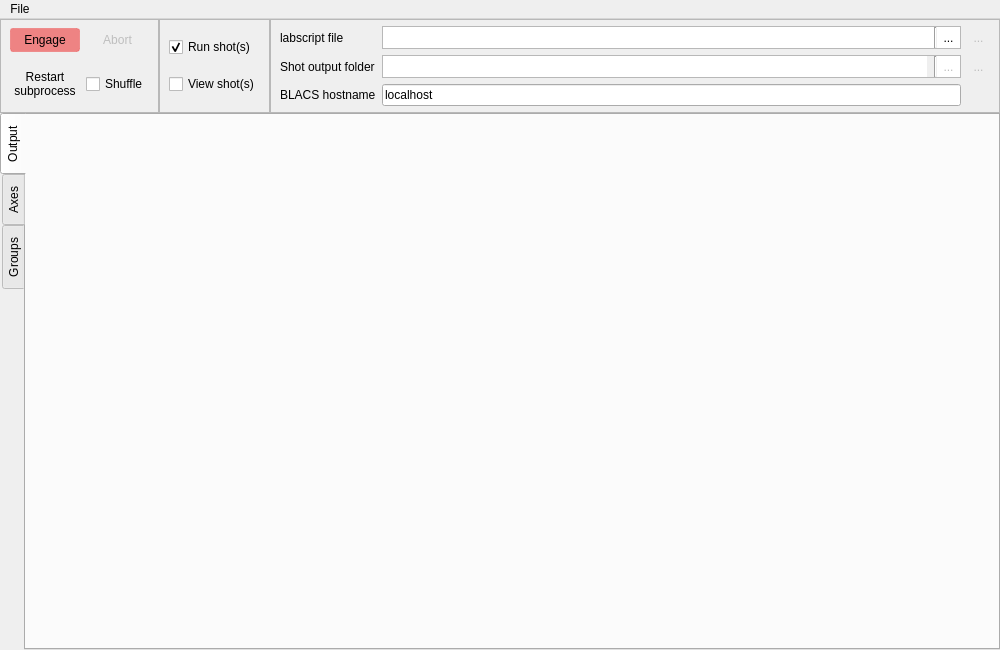
<?xml version="1.0" encoding="UTF-8"?>
<ui version="4.0">
 <class>MainWindow</class>
 <widget class="QMainWindow" name="MainWindow">
  <property name="geometry">
   <rect>
    <x>0</x>
    <y>0</y>
    <width>1000</width>
    <height>650</height>
   </rect>
  </property>
  <property name="windowTitle">
   <string>runmanager - the labscript suite</string>
  </property>
  <property name="windowIcon">
   <iconset>
    <normaloff>:/qtutils/custom/runmanager.png</normaloff>:/qtutils/custom/runmanager.png</iconset>
  </property>
  <property name="styleSheet">
   <string notr="true"/>
  </property>
  <property name="unifiedTitleAndToolBarOnMac">
   <bool>false</bool>
  </property>
  <widget class="QWidget" name="centralwidget">
   <property name="styleSheet">
    <string notr="true">QPushButton {
     border: none;
     padding: 4px;
 }

QPushButton:hover {
     background-color: qlineargradient(x1: 0, y1: 0, x2: 0, y2: 1,
                                       stop: 0 #f6f7fa, stop: 1 #dadbde);
     border: 1px solid #8f8f91;
     border-radius: 3px;
 }

 QPushButton:pressed {
     background-color: qlineargradient(x1: 0, y1: 0, x2: 0, y2: 1,
                                       stop: 0 #dadbde, stop: 1 #f6f7fa);
     border: 1px solid #8f8f91;
     border-radius: 3px;
 }

QPushButton:checked {
     background-color: #dadbde;
     border: 1px solid #8f8f91;
     border-radius: 3px;
 }

QPushButton:hover:checked {
     background-color: qlineargradient(x1: 0, y1: 0, x2: 0, y2: 1,
                                       stop: 0 #dadbde, stop: 1 #f6f7fa);
     border: 1px solid #8f8f91;
     border-radius: 3px;
 }

QToolButton {
     border: none;
     padding: 2px;
 }

QToolButton:hover {
     background-color: qlineargradient(x1: 0, y1: 0, x2: 0, y2: 1,
                                       stop: 0 #f6f7fa, stop: 1 #dadbde);
     border: 1px solid #8f8f91;
     border-radius: 3px;
 }

 QToolButton:pressed {
     background-color: qlineargradient(x1: 0, y1: 0, x2: 0, y2: 1,
                                       stop: 0 #dadbde, stop: 1 #f6f7fa);
     border: 1px solid #8f8f91;
     border-radius: 3px;
 }

QToolButton:checked {
     background-color: #dadbde;
     border: 1px solid #8f8f91;
     border-radius: 3px;
 }

QToolButton:hover:checked {
     background-color: qlineargradient(x1: 0, y1: 0, x2: 0, y2: 1,
                                       stop: 0 #dadbde, stop: 1 #f6f7fa);
     border: 1px solid #8f8f91;
     border-radius: 3px;
 }
</string>
   </property>
   <layout class="QVBoxLayout" name="verticalLayout">
    <property name="spacing">
     <number>0</number>
    </property>
    <property name="margin">
     <number>0</number>
    </property>
    <item>
     <layout class="QHBoxLayout" name="horizontalLayout_3">
      <property name="spacing">
       <number>0</number>
      </property>
      <property name="sizeConstraint">
       <enum>QLayout::SetDefaultConstraint</enum>
      </property>
      <item>
       <widget class="QFrame" name="frame">
        <property name="styleSheet">
         <string notr="true"/>
        </property>
        <property name="frameShape">
         <enum>QFrame::StyledPanel</enum>
        </property>
        <layout class="QGridLayout" name="gridLayout">
         <property name="topMargin">
          <number>0</number>
         </property>
         <property name="bottomMargin">
          <number>0</number>
         </property>
         <item row="0" column="1">
          <widget class="QPushButton" name="pushButton_abort">
           <property name="enabled">
            <bool>false</bool>
           </property>
           <property name="focusPolicy">
            <enum>Qt::NoFocus</enum>
           </property>
           <property name="toolTip">
            <string>Stop compiling shots after the current shot is compiled.
 To interrupt a compilation mid-shot, use the 'Restart subprocess' button</string>
           </property>
           <property name="text">
            <string>Abort</string>
           </property>
           <property name="icon">
            <iconset>
             <normaloff>:/qtutils/fugue/cross-octagon.png</normaloff>:/qtutils/fugue/cross-octagon.png</iconset>
           </property>
          </widget>
         </item>
         <item row="0" column="0">
          <widget class="QPushButton" name="pushButton_engage">
           <property name="enabled">
            <bool>true</bool>
           </property>
           <property name="focusPolicy">
            <enum>Qt::NoFocus</enum>
           </property>
           <property name="toolTip">
            <string>&lt;html&gt;&lt;head/&gt;&lt;body&gt;&lt;p&gt;Compile pending shots, submit them to BLACS if &quot;run shots&quot; is checked, and send them to runviewer if &quot;view shots&quot; is checked.&lt;/p&gt;&lt;/body&gt;&lt;/html&gt;</string>
           </property>
           <property name="autoFillBackground">
            <bool>false</bool>
           </property>
           <property name="styleSheet">
            <string notr="true">QPushButton {
	 background-color: rgba(238,96,96,192);
     border: 1px solid rgba(238,96,96,128);
	  border-radius: 3px;
     padding: 4px;
 }

QPushButton:hover {
     background-color: qlineargradient(x1: 0, y1: 0, x2: 0, y2: 1,
                                       stop: 0 #ff7878, stop: 1 #dd4848);
     border: None;
	 border-radius: 3px;
 }

 QPushButton:pressed {
     background-color: qlineargradient(x1: 0, y1: 0, x2: 0, y2: 1,
                                       stop: 0 #dd4848, stop: 1 #ff7878);
     border: 1px solid #8f8f91;
     border-radius: 3px;
 }</string>
           </property>
           <property name="text">
            <string>Engage</string>
           </property>
           <property name="icon">
            <iconset>
             <normaloff>:/qtutils/fugue/control.png</normaloff>:/qtutils/fugue/control.png</iconset>
           </property>
           <property name="autoDefault">
            <bool>false</bool>
           </property>
           <property name="flat">
            <bool>false</bool>
           </property>
          </widget>
         </item>
         <item row="1" column="0">
          <widget class="QPushButton" name="pushButton_restart_subprocess">
           <property name="focusPolicy">
            <enum>Qt::NoFocus</enum>
           </property>
           <property name="toolTip">
            <string>&lt;html&gt;&lt;head/&gt;&lt;body&gt;&lt;p&gt;Forcefully restart the compilation subprocess, stopping any compilation in process.&lt;/p&gt;&lt;p&gt;This can be useful if the child process is misbehaving for any reason.&lt;/p&gt;&lt;/body&gt;&lt;/html&gt;</string>
           </property>
           <property name="text">
            <string>Restart
subprocess</string>
           </property>
           <property name="icon">
            <iconset>
             <normaloff>:/qtutils/fugue/arrow-circle-135-left.png</normaloff>:/qtutils/fugue/arrow-circle-135-left.png</iconset>
           </property>
          </widget>
         </item>
         <item row="1" column="1">
          <widget class="QCheckBox" name="pushButton_shuffle">
           <property name="focusPolicy">
            <enum>Qt::NoFocus</enum>
           </property>
           <property name="toolTip">
            <string>&lt;html&gt;&lt;head/&gt;&lt;body&gt;&lt;p&gt;Send compiled shots to BLACS in a random order, to prevent scanned parameters correlating with temporal drifts.&lt;/p&gt;&lt;/body&gt;&lt;/html&gt;</string>
           </property>
           <property name="text">
            <string>Shuffle</string>
           </property>
           <property name="icon">
            <iconset>
             <normaloff>:/qtutils/fugue/arrow-switch.png</normaloff>:/qtutils/fugue/arrow-switch.png</iconset>
           </property>
           <property name="checkable">
            <bool>true</bool>
           </property>
           <property name="tristate">
            <bool>false</bool>
           </property>
          </widget>
         </item>
        </layout>
       </widget>
      </item>
      <item>
       <widget class="QFrame" name="frame">
        <property name="sizePolicy">
         <sizepolicy hsizetype="Minimum" vsizetype="Preferred">
          <horstretch>0</horstretch>
          <verstretch>0</verstretch>
         </sizepolicy>
        </property>
        <property name="frameShape">
         <enum>QFrame::StyledPanel</enum>
        </property>
        <layout class="QVBoxLayout" name="verticalLayout_2">
         <property name="spacing">
          <number>9</number>
         </property>
         <property name="sizeConstraint">
          <enum>QLayout::SetDefaultConstraint</enum>
         </property>
         <item>
          <widget class="QCheckBox" name="checkBox_run_shots">
           <property name="toolTip">
            <string>Send the shot files to BLACS after compilation</string>
           </property>
           <property name="text">
            <string>Run shot(s)</string>
           </property>
           <property name="checked">
            <bool>true</bool>
           </property>
          </widget>
         </item>
         <item>
          <widget class="QCheckBox" name="checkBox_view_shots">
           <property name="toolTip">
            <string>Open the shot files in runviewer after compilation</string>
           </property>
           <property name="text">
            <string>View shot(s)</string>
           </property>
          </widget>
         </item>
        </layout>
       </widget>
      </item>
      <item>
       <widget class="QFrame" name="frame">
        <property name="sizePolicy">
         <sizepolicy hsizetype="Expanding" vsizetype="Preferred">
          <horstretch>1</horstretch>
          <verstretch>0</verstretch>
         </sizepolicy>
        </property>
        <property name="frameShape">
         <enum>QFrame::StyledPanel</enum>
        </property>
        <property name="frameShadow">
         <enum>QFrame::Plain</enum>
        </property>
        <layout class="QGridLayout" name="gridLayout_3">
         <property name="sizeConstraint">
          <enum>QLayout::SetDefaultConstraint</enum>
         </property>
         <property name="leftMargin">
          <number>9</number>
         </property>
         <property name="topMargin">
          <number>6</number>
         </property>
         <property name="bottomMargin">
          <number>6</number>
         </property>
         <item row="2" column="1">
          <widget class="QLineEdit" name="lineEdit_BLACS_hostname">
           <property name="toolTip">
            <string>&lt;html&gt;&lt;head/&gt;&lt;body&gt;&lt;p&gt;The host computer running BLACS.&lt;/p&gt;&lt;/body&gt;&lt;/html&gt;</string>
           </property>
           <property name="text">
            <string>localhost</string>
           </property>
           <property name="frame">
            <bool>true</bool>
           </property>
          </widget>
         </item>
         <item row="0" column="0">
          <widget class="QLabel" name="label_3">
           <property name="text">
            <string>labscript file</string>
           </property>
          </widget>
         </item>
         <item row="1" column="2">
          <widget class="QToolButton" name="toolButton_reset_shot_output_folder">
           <property name="enabled">
            <bool>false</bool>
           </property>
           <property name="toolTip">
            <string>&lt;html&gt;&lt;head/&gt;&lt;body&gt;&lt;p&gt;Reset to default output folder.&lt;/p&gt;&lt;p&gt;If the folder does not exist it will be created at compile-time.&lt;/p&gt;&lt;/body&gt;&lt;/html&gt;</string>
           </property>
           <property name="text">
            <string>...</string>
           </property>
           <property name="icon">
            <iconset>
             <normaloff>:/qtutils/fugue/arrow-turn-180-left.png</normaloff>:/qtutils/fugue/arrow-turn-180-left.png</iconset>
           </property>
          </widget>
         </item>
         <item row="1" column="0">
          <widget class="QLabel" name="label_2">
           <property name="text">
            <string>Shot output folder</string>
           </property>
          </widget>
         </item>
         <item row="2" column="0">
          <widget class="QLabel" name="label">
           <property name="text">
            <string>BLACS hostname</string>
           </property>
          </widget>
         </item>
         <item row="0" column="2">
          <widget class="QToolButton" name="toolButton_edit_labscript_file">
           <property name="enabled">
            <bool>false</bool>
           </property>
           <property name="toolTip">
            <string>&lt;html&gt;&lt;head/&gt;&lt;body&gt;&lt;p&gt;Edit this labscript file in a text editor.&lt;/p&gt;&lt;/body&gt;&lt;/html&gt;</string>
           </property>
           <property name="text">
            <string>...</string>
           </property>
           <property name="icon">
            <iconset>
             <normaloff>:/qtutils/custom/python-document.png</normaloff>:/qtutils/custom/python-document.png</iconset>
           </property>
          </widget>
         </item>
         <item row="1" column="1">
          <widget class="QFrame" name="frame">
           <property name="sizePolicy">
            <sizepolicy hsizetype="Preferred" vsizetype="Preferred">
             <horstretch>0</horstretch>
             <verstretch>0</verstretch>
            </sizepolicy>
           </property>
           <property name="sizeIncrement">
            <size>
             <width>0</width>
             <height>0</height>
            </size>
           </property>
           <property name="frameShape">
            <enum>QFrame::StyledPanel</enum>
           </property>
           <layout class="QHBoxLayout" name="horizontalLayout">
            <property name="spacing">
             <number>0</number>
            </property>
            <property name="margin">
             <number>0</number>
            </property>
            <item>
             <widget class="QLineEdit" name="lineEdit_shot_output_folder">
              <property name="sizePolicy">
               <sizepolicy hsizetype="Expanding" vsizetype="Ignored">
                <horstretch>0</horstretch>
                <verstretch>0</verstretch>
               </sizepolicy>
              </property>
              <property name="toolTip">
               <string>&lt;html&gt;&lt;head/&gt;&lt;body&gt;&lt;p&gt;The folder in which newly compiled shot files will be placed.&lt;/p&gt;&lt;p&gt;If the folder does not exist, it will be created at compile time.&lt;/p&gt;&lt;/body&gt;&lt;/html&gt;</string>
              </property>
              <property name="styleSheet">
               <string notr="true"/>
              </property>
              <property name="frame">
               <bool>false</bool>
              </property>
              <property name="readOnly">
               <bool>true</bool>
              </property>
             </widget>
            </item>
            <item>
             <widget class="QLabel" name="label_non_default_folder">
              <property name="toolTip">
               <string>&lt;html&gt;&lt;head/&gt;&lt;body&gt;&lt;p&gt;Non-default output folder chosen: all shots will be produced in this folder.&lt;/p&gt;&lt;p&gt;New folders will not automatically be created for new sequences/dates/etc.&lt;/p&gt;&lt;p&gt;To reset to the default output folder, click the 'reset to default output folder' button.&lt;/p&gt;&lt;/body&gt;&lt;/html&gt;</string>
              </property>
              <property name="text">
               <string/>
              </property>
              <property name="pixmap">
               <pixmap>:/qtutils/fugue/exclamation-white.png</pixmap>
              </property>
             </widget>
            </item>
            <item>
             <widget class="Line" name="line_2">
              <property name="orientation">
               <enum>Qt::Vertical</enum>
              </property>
             </widget>
            </item>
            <item>
             <widget class="QToolButton" name="toolButton_select_shot_output_folder">
              <property name="enabled">
               <bool>false</bool>
              </property>
              <property name="toolTip">
               <string>Select folder ...</string>
              </property>
              <property name="styleSheet">
               <string notr="true">QToolButton{
    border: none;
    background: white;
    padding: 2px;
}

QToolButton:hover {
     background-color: qlineargradient(x1: 0, y1: 0, x2: 0, y2: 1,
                                       stop: 0 #f6f7fa, stop: 1 #dadbde);
 }

 QToolButton:pressed {
     background-color: qlineargradient(x1: 0, y1: 0, x2: 0, y2: 1,
                                       stop: 0 #dadbde, stop: 1 #f6f7fa);
 }</string>
              </property>
              <property name="text">
               <string>...</string>
              </property>
              <property name="icon">
               <iconset>
                <normaloff>:/qtutils/fugue/folder-horizontal-open.png</normaloff>:/qtutils/fugue/folder-horizontal-open.png</iconset>
              </property>
             </widget>
            </item>
           </layout>
          </widget>
         </item>
         <item row="0" column="1">
          <widget class="QFrame" name="frame">
           <property name="autoFillBackground">
            <bool>false</bool>
           </property>
           <property name="styleSheet">
            <string notr="true">QToolButton{
    background: rgb(224,224,224);
    padding: 3px;
}</string>
           </property>
           <property name="frameShape">
            <enum>QFrame::StyledPanel</enum>
           </property>
           <layout class="QHBoxLayout" name="horizontalLayout_2">
            <property name="spacing">
             <number>0</number>
            </property>
            <property name="margin">
             <number>0</number>
            </property>
            <item>
             <widget class="QLineEdit" name="lineEdit_labscript_file">
              <property name="sizePolicy">
               <sizepolicy hsizetype="Expanding" vsizetype="Ignored">
                <horstretch>0</horstretch>
                <verstretch>0</verstretch>
               </sizepolicy>
              </property>
              <property name="toolTip">
               <string>The labscript file to compile.</string>
              </property>
              <property name="styleSheet">
               <string notr="true"/>
              </property>
              <property name="frame">
               <bool>false</bool>
              </property>
              <property name="readOnly">
               <bool>true</bool>
              </property>
             </widget>
            </item>
            <item>
             <widget class="Line" name="line">
              <property name="orientation">
               <enum>Qt::Vertical</enum>
              </property>
             </widget>
            </item>
            <item>
             <widget class="QToolButton" name="toolButton_select_labscript_file">
              <property name="toolTip">
               <string>Select a file ...</string>
              </property>
              <property name="styleSheet">
               <string notr="true">QToolButton{
    border: none;
    background: white;
    padding: 2px;
}

QToolButton:hover {
     background-color: qlineargradient(x1: 0, y1: 0, x2: 0, y2: 1,
                                       stop: 0 #f6f7fa, stop: 1 #dadbde);
 }

 QToolButton:pressed {
     background-color: qlineargradient(x1: 0, y1: 0, x2: 0, y2: 1,
                                       stop: 0 #dadbde, stop: 1 #f6f7fa);
 }</string>
              </property>
              <property name="text">
               <string>...</string>
              </property>
              <property name="icon">
               <iconset>
                <normaloff>:/qtutils/fugue/folder-open-document-text.png</normaloff>:/qtutils/fugue/folder-open-document-text.png</iconset>
              </property>
             </widget>
            </item>
           </layout>
          </widget>
         </item>
        </layout>
       </widget>
      </item>
     </layout>
    </item>
    <item>
     <widget class="FingerTabWidget" name="tabWidget">
      <property name="sizePolicy">
       <sizepolicy hsizetype="Expanding" vsizetype="Expanding">
        <horstretch>0</horstretch>
        <verstretch>1</verstretch>
       </sizepolicy>
      </property>
      <property name="autoFillBackground">
       <bool>false</bool>
      </property>
      <property name="styleSheet">
       <string notr="true">QTabBar{ font-size: 9pt }</string>
      </property>
      <property name="tabPosition">
       <enum>QTabWidget::West</enum>
      </property>
      <property name="tabShape">
       <enum>QTabWidget::Rounded</enum>
      </property>
      <property name="currentIndex">
       <number>0</number>
      </property>
      <property name="elideMode">
       <enum>Qt::ElideRight</enum>
      </property>
      <property name="usesScrollButtons">
       <bool>true</bool>
      </property>
      <property name="documentMode">
       <bool>false</bool>
      </property>
      <property name="tabsClosable">
       <bool>false</bool>
      </property>
      <property name="movable">
       <bool>true</bool>
      </property>
      <widget class="QWidget" name="tab_output">
       <attribute name="icon">
        <iconset>
         <normaloff>:/qtutils/fugue/terminal.png</normaloff>:/qtutils/fugue/terminal.png</iconset>
       </attribute>
       <attribute name="title">
        <string>Output</string>
       </attribute>
       <attribute name="toolTip">
        <string>&lt;html&gt;&lt;head/&gt;&lt;body&gt;&lt;p&gt;View textual output of compilation.&lt;/p&gt;&lt;/body&gt;&lt;/html&gt;</string>
       </attribute>
       <layout class="QVBoxLayout" name="verticalLayout_5">
        <property name="spacing">
         <number>0</number>
        </property>
        <property name="margin">
         <number>0</number>
        </property>
        <item>
         <layout class="QVBoxLayout" name="verticalLayout_output_tab"/>
        </item>
       </layout>
      </widget>
      <widget class="QWidget" name="tab_axes">
       <attribute name="icon">
        <iconset>
         <normaloff>:/qtutils/custom/outer.png</normaloff>:/qtutils/custom/outer.png</iconset>
       </attribute>
       <attribute name="title">
        <string>Axes</string>
       </attribute>
       <attribute name="toolTip">
        <string>&lt;html&gt;&lt;head/&gt;&lt;body&gt;&lt;p&gt;See and change settings for the axes of the currently described parameter space.&lt;/p&gt;&lt;/body&gt;&lt;/html&gt;</string>
       </attribute>
       <layout class="QHBoxLayout" name="horizontalLayout_4">
        <property name="spacing">
         <number>0</number>
        </property>
        <property name="margin">
         <number>0</number>
        </property>
        <item>
         <layout class="QVBoxLayout" name="verticalLayout_4">
          <property name="spacing">
           <number>6</number>
          </property>
          <property name="leftMargin">
           <number>3</number>
          </property>
          <property name="rightMargin">
           <number>3</number>
          </property>
          <item>
           <spacer name="verticalSpacer">
            <property name="orientation">
             <enum>Qt::Vertical</enum>
            </property>
            <property name="sizeHint" stdset="0">
             <size>
              <width>20</width>
              <height>40</height>
             </size>
            </property>
           </spacer>
          </item>
          <item>
           <widget class="QToolButton" name="toolButton_axis_to_top">
            <property name="toolTip">
             <string>Move selected axis to top</string>
            </property>
            <property name="text">
             <string>...</string>
            </property>
            <property name="icon">
             <iconset>
              <normaloff>:/qtutils/fugue/arrow-stop-090.png</normaloff>:/qtutils/fugue/arrow-stop-090.png</iconset>
            </property>
           </widget>
          </item>
          <item>
           <widget class="QToolButton" name="toolButton_axis_up">
            <property name="toolTip">
             <string>Move selected axis up</string>
            </property>
            <property name="text">
             <string>...</string>
            </property>
            <property name="icon">
             <iconset>
              <normaloff>:/qtutils/fugue/arrow-090.png</normaloff>:/qtutils/fugue/arrow-090.png</iconset>
            </property>
           </widget>
          </item>
          <item>
           <widget class="QToolButton" name="toolButton_axis_down">
            <property name="toolTip">
             <string>Move selected axis down</string>
            </property>
            <property name="text">
             <string>...</string>
            </property>
            <property name="icon">
             <iconset>
              <normaloff>:/qtutils/fugue/arrow-270.png</normaloff>:/qtutils/fugue/arrow-270.png</iconset>
            </property>
           </widget>
          </item>
          <item>
           <widget class="QToolButton" name="toolButton_axis_to_bottom">
            <property name="toolTip">
             <string>Move selected axis to bottom</string>
            </property>
            <property name="text">
             <string>...</string>
            </property>
            <property name="icon">
             <iconset>
              <normaloff>:/qtutils/fugue/arrow-stop-270.png</normaloff>:/qtutils/fugue/arrow-stop-270.png</iconset>
            </property>
           </widget>
          </item>
          <item>
           <spacer name="verticalSpacer_2">
            <property name="orientation">
             <enum>Qt::Vertical</enum>
            </property>
            <property name="sizeHint" stdset="0">
             <size>
              <width>20</width>
              <height>40</height>
             </size>
            </property>
           </spacer>
          </item>
         </layout>
        </item>
        <item>
         <widget class="QScrollArea" name="scrollArea">
          <property name="frameShape">
           <enum>QFrame::NoFrame</enum>
          </property>
          <property name="widgetResizable">
           <bool>true</bool>
          </property>
          <widget class="QWidget" name="scrollAreaWidgetContents">
           <property name="geometry">
            <rect>
             <x>0</x>
             <y>0</y>
             <width>926</width>
             <height>486</height>
            </rect>
           </property>
           <layout class="QVBoxLayout" name="verticalLayout_7">
            <property name="spacing">
             <number>0</number>
            </property>
            <property name="margin">
             <number>0</number>
            </property>
            <item>
             <widget class="TreeView" name="treeView_axes">
              <property name="editTriggers">
               <set>QAbstractItemView::NoEditTriggers</set>
              </property>
              <property name="selectionMode">
               <enum>QAbstractItemView::ExtendedSelection</enum>
              </property>
              <property name="selectionBehavior">
               <enum>QAbstractItemView::SelectRows</enum>
              </property>
              <property name="alternatingRowColors">
               <bool>true</bool>
              </property>
             </widget>
            </item>
           </layout>
          </widget>
         </widget>
        </item>
       </layout>
      </widget>
      <widget class="QWidget" name="tab_groups">
       <attribute name="icon">
        <iconset>
         <normaloff>:/qtutils/fugue/tables-stacks.png</normaloff>:/qtutils/fugue/tables-stacks.png</iconset>
       </attribute>
       <attribute name="title">
        <string>Groups</string>
       </attribute>
       <attribute name="toolTip">
        <string>&lt;html&gt;&lt;head/&gt;&lt;body&gt;&lt;p&gt;Select files and groups of globals to view and edit in runviewer.&lt;/p&gt;&lt;/body&gt;&lt;/html&gt;</string>
       </attribute>
       <layout class="QVBoxLayout" name="verticalLayout_8">
        <property name="spacing">
         <number>0</number>
        </property>
        <property name="margin">
         <number>0</number>
        </property>
        <item>
         <layout class="QHBoxLayout" name="horizontalLayout_5">
          <property name="spacing">
           <number>9</number>
          </property>
          <property name="margin">
           <number>3</number>
          </property>
          <item>
           <widget class="QPushButton" name="pushButton_open_globals_file">
            <property name="focusPolicy">
             <enum>Qt::NoFocus</enum>
            </property>
            <property name="toolTip">
             <string>&lt;html&gt;&lt;head/&gt;&lt;body&gt;&lt;p&gt;Load an HDF file containing globals into runviewer.&lt;/p&gt;&lt;/body&gt;&lt;/html&gt;</string>
            </property>
            <property name="text">
             <string>Open globals file</string>
            </property>
            <property name="icon">
             <iconset>
              <normaloff>:/qtutils/fugue/folder-open-table.png</normaloff>:/qtutils/fugue/folder-open-table.png</iconset>
            </property>
           </widget>
          </item>
          <item>
           <widget class="QPushButton" name="pushButton_new_globals_file">
            <property name="focusPolicy">
             <enum>Qt::NoFocus</enum>
            </property>
            <property name="toolTip">
             <string>&lt;html&gt;&lt;head/&gt;&lt;body&gt;&lt;p&gt;Create a new HDF file to store globals in.&lt;/p&gt;&lt;/body&gt;&lt;/html&gt;</string>
            </property>
            <property name="text">
             <string>New globals file</string>
            </property>
            <property name="icon">
             <iconset>
              <normaloff>:/qtutils/fugue/table--plus.png</normaloff>:/qtutils/fugue/table--plus.png</iconset>
            </property>
           </widget>
          </item>
          <item>
           <widget class="QPushButton" name="pushButton_diff_globals_file">
            <property name="focusPolicy">
             <enum>Qt::NoFocus</enum>
            </property>
            <property name="toolTip">
             <string>&lt;html&gt;&lt;head/&gt;&lt;body&gt;&lt;p&gt;Compare the globals stored in an HDF5 file with those currently in use by runmanager.&lt;/p&gt;&lt;/body&gt;&lt;/html&gt;</string>
            </property>
            <property name="text">
             <string>Diff globals file</string>
            </property>
            <property name="icon">
             <iconset>
              <normaloff>:/qtutils/fugue/tables.png</normaloff>:/qtutils/fugue/tables.png</iconset>
            </property>
           </widget>
          </item>
          <item>
           <spacer name="horizontalSpacer">
            <property name="orientation">
             <enum>Qt::Horizontal</enum>
            </property>
            <property name="sizeHint" stdset="0">
             <size>
              <width>40</width>
              <height>20</height>
             </size>
            </property>
           </spacer>
          </item>
         </layout>
        </item>
        <item>
         <widget class="QScrollArea" name="scrollArea_2">
          <property name="frameShape">
           <enum>QFrame::NoFrame</enum>
          </property>
          <property name="widgetResizable">
           <bool>true</bool>
          </property>
          <widget class="QWidget" name="scrollAreaWidgetContents_2">
           <property name="geometry">
            <rect>
             <x>0</x>
             <y>0</y>
             <width>963</width>
             <height>448</height>
            </rect>
           </property>
           <layout class="QVBoxLayout" name="verticalLayout_6">
            <property name="spacing">
             <number>0</number>
            </property>
            <property name="margin">
             <number>0</number>
            </property>
            <item>
             <widget class="TreeView" name="treeView_groups">
              <property name="alternatingRowColors">
               <bool>true</bool>
              </property>
             </widget>
            </item>
           </layout>
          </widget>
         </widget>
        </item>
       </layout>
      </widget>
     </widget>
    </item>
   </layout>
  </widget>
  <widget class="QMenuBar" name="menuBar">
   <property name="geometry">
    <rect>
     <x>0</x>
     <y>0</y>
     <width>1000</width>
     <height>31</height>
    </rect>
   </property>
   <widget class="QMenu" name="menuFile">
    <property name="title">
     <string>File</string>
    </property>
    <addaction name="actionLoad_configuration"/>
    <addaction name="actionRevert_configuration"/>
    <addaction name="actionSave_configuration"/>
    <addaction name="actionSave_configuration_as"/>
    <addaction name="actionQuit"/>
   </widget>
   <addaction name="menuFile"/>
  </widget>
  <action name="actionLoad_configuration">
   <property name="icon">
    <iconset>
     <normaloff>:/qtutils/fugue/folder-open.png</normaloff>:/qtutils/fugue/folder-open.png</iconset>
   </property>
   <property name="text">
    <string>Load configuration</string>
   </property>
   <property name="shortcut">
    <string>Ctrl+O</string>
   </property>
  </action>
  <action name="actionSave_configuration_as">
   <property name="enabled">
    <bool>false</bool>
   </property>
   <property name="icon">
    <iconset>
     <normaloff>:/qtutils/fugue/disk--plus.png</normaloff>:/qtutils/fugue/disk--plus.png</iconset>
   </property>
   <property name="text">
    <string>Save as...</string>
   </property>
   <property name="shortcut">
    <string>Ctrl+Shift+S</string>
   </property>
  </action>
  <action name="actionQuit">
   <property name="icon">
    <iconset>
     <normaloff>:/qtutils/fugue/cross-button.png</normaloff>:/qtutils/fugue/cross-button.png</iconset>
   </property>
   <property name="text">
    <string>Quit</string>
   </property>
   <property name="shortcut">
    <string>Ctrl+Q</string>
   </property>
  </action>
  <action name="actionSave_configuration">
   <property name="icon">
    <iconset>
     <normaloff>:/qtutils/fugue/disk.png</normaloff>:/qtutils/fugue/disk.png</iconset>
   </property>
   <property name="text">
    <string>Save configuration</string>
   </property>
   <property name="shortcut">
    <string>Ctrl+S</string>
   </property>
  </action>
  <action name="actionRevert_configuration">
   <property name="enabled">
    <bool>false</bool>
   </property>
   <property name="icon">
    <iconset>
     <normaloff>:/qtutils/fugue/arrow-curve-180-left.png</normaloff>:/qtutils/fugue/arrow-curve-180-left.png</iconset>
   </property>
   <property name="text">
    <string>Revert configuration</string>
   </property>
  </action>
 </widget>
 <customwidgets>
  <customwidget>
   <class>FingerTabWidget</class>
   <extends>QTabWidget</extends>
   <header>qtutils/widgets.h</header>
   <container>1</container>
  </customwidget>
  <customwidget>
   <class>TreeView</class>
   <extends>QTreeView</extends>
   <header>qtutils/widgets.h</header>
  </customwidget>
 </customwidgets>
 <tabstops>
  <tabstop>pushButton_engage</tabstop>
  <tabstop>pushButton_abort</tabstop>
  <tabstop>pushButton_restart_subprocess</tabstop>
  <tabstop>pushButton_shuffle</tabstop>
  <tabstop>lineEdit_labscript_file</tabstop>
  <tabstop>toolButton_select_labscript_file</tabstop>
  <tabstop>toolButton_edit_labscript_file</tabstop>
  <tabstop>lineEdit_shot_output_folder</tabstop>
  <tabstop>toolButton_select_shot_output_folder</tabstop>
  <tabstop>toolButton_reset_shot_output_folder</tabstop>
  <tabstop>lineEdit_BLACS_hostname</tabstop>
  <tabstop>tabWidget</tabstop>
  <tabstop>scrollArea</tabstop>
  <tabstop>toolButton_axis_to_top</tabstop>
  <tabstop>toolButton_axis_up</tabstop>
  <tabstop>toolButton_axis_down</tabstop>
  <tabstop>toolButton_axis_to_bottom</tabstop>
  <tabstop>treeView_axes</tabstop>
  <tabstop>pushButton_open_globals_file</tabstop>
  <tabstop>pushButton_new_globals_file</tabstop>
  <tabstop>pushButton_diff_globals_file</tabstop>
  <tabstop>treeView_groups</tabstop>
  <tabstop>scrollArea_2</tabstop>
 </tabstops>
 <resources>
  <include location="../../Anaconda/Lib/site-packages/qtutils/icons/icons.qrc"/>
 </resources>
 <connections/>
</ui>
